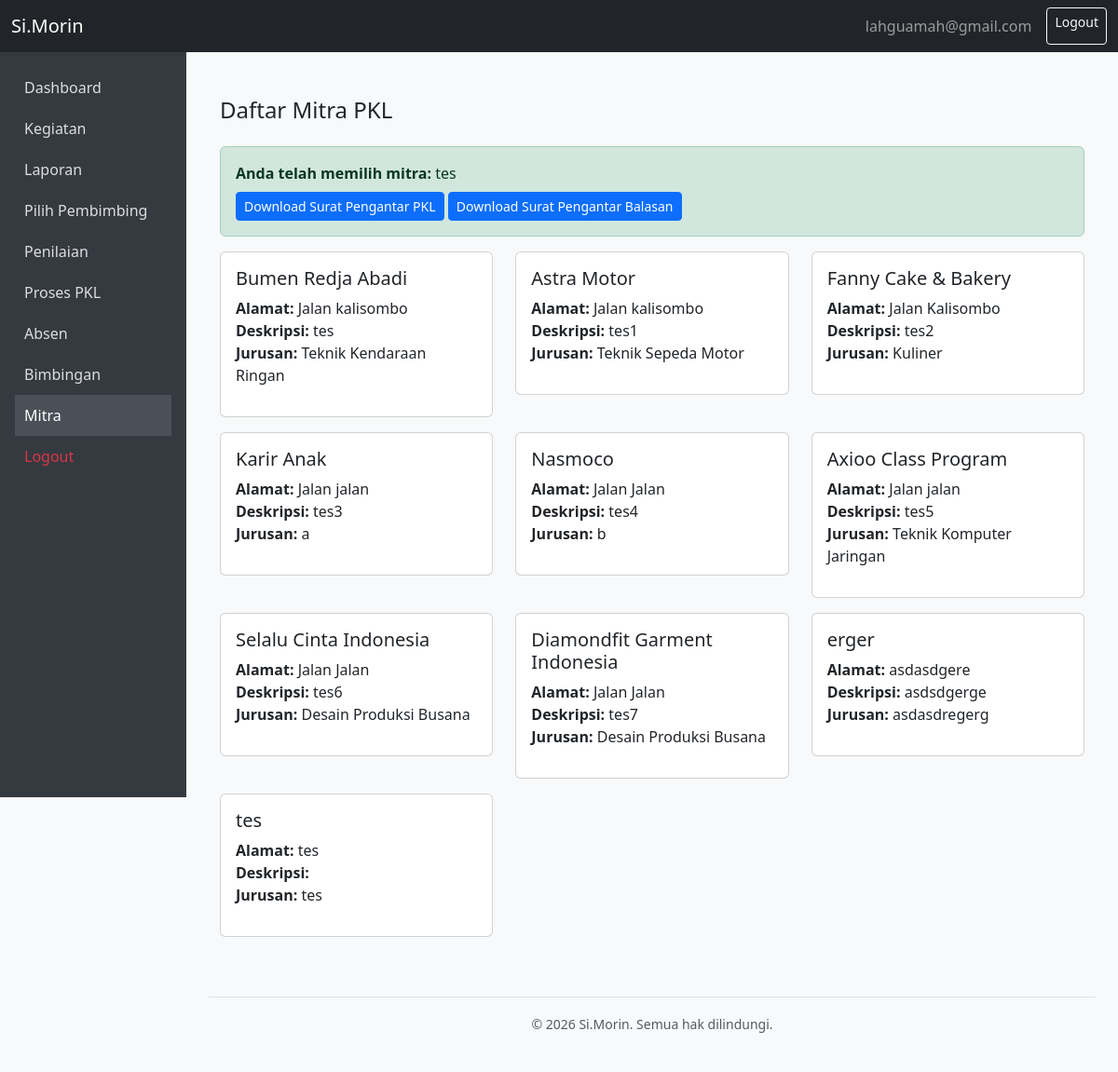
/siswa/App/Views/mitra.php (signed in), run on the app's committed database.
### tables this page shows
CREATE TABLE `mitra` (
  `id` int(11) NOT NULL,
  `nama_perusahaan` varchar(255) DEFAULT NULL,
  `alamat` text DEFAULT NULL,
  `deskripsi` text DEFAULT NULL,
  `jurusan` varchar(100) DEFAULT NULL
);

### siswa/App/Views/mitra.php (the view, shortened to what this page needs)
<?php
require_once '../../Config/database.php';
$id_siswa = $_SESSION['id_siswa'];
$cek = $conn->prepare("SELECT m.* FROM lamaran pm JOIN mitra m ON pm.id_mitra = m.id WHERE pm.id_siswa = ?");
$cek->bind_param("i", $id_siswa);
$cek->execute();
$mitra_terpilih = $cek->get_result()->fetch_assoc();
$mitra = $conn->query("SELECT * FROM mitra");
?>
<?php include 'template/header.php'; ?>
<?php include 'template/sidebar.php'; ?>
<div class="container my-4">
    <h4 class="mb-4">Daftar Mitra PKL</h4>
    <?php if ($mitra_terpilih): ?>
        <div class="alert alert-success">
            <strong>Anda telah memilih mitra:</strong> <?= htmlspecialchars($mitra_terpilih['nama_perusahaan']) ?><br>
            <a href="https://drive.google.com/file/d/1EFn0cM4QIxLNWa3gQKCK1QGmuv8YRSSJ/view?usp=sharing" class="btn btn-sm btn-primary mt-2">Download Surat Pengantar PKL</a>
            <a href="https://drive.google.com/file/d/1u6gAx0Vn4CUjGxhxArNm18RJfFzL4IqZ/view?usp=sharing" class="btn btn-sm btn-primary mt-2">Download Surat Pengantar Balasan</a>
        </div>
    <?php endif; ?>
    <div class="row">
        <?php while ($m = $mitra->fetch_assoc()): ?>
            <div class="col-md-4">
                <div class="card mb-3">
                    <div class="card-body">
                        <h5><?= htmlspecialchars($m['nama_perusahaan']) ?></h5>
                        <p><strong>Alamat:</strong> <?= htmlspecialchars($m['alamat']) ?><br>
                           <strong>Deskripsi:</strong> <?= htmlspecialchars($m['deskripsi']) ?><br>
                           <strong>Jurusan:</strong> <?= htmlspecialchars($m['jurusan']) ?></p>
                    </div>
                </div>
            </div>
        <?php endwhile; ?>
    </div>
</div>
<?php include 'template/footer.php'; ?>

### siswa/App/Views/template/header.php (style rules this page uses)
body { background-color: #f8f9fa; }

### data on the page
mitra: nama_perusahaan "tes", alamat "tes", jurusan "tes"
mitra: nama_perusahaan "Bumen Redja Abadi", alamat "Jalan kalisombo", deskripsi "tes", jurusan "Teknik Kendaraan Ringan"
mitra: nama_perusahaan "Astra Motor", alamat "Jalan kalisombo", deskripsi "tes1", jurusan "Teknik Sepeda Motor"
mitra: nama_perusahaan "Fanny Cake & Bakery", alamat "Jalan Kalisombo", deskripsi "tes2", jurusan "Kuliner"
mitra: nama_perusahaan "Karir Anak", alamat "Jalan jalan", deskripsi "tes3", jurusan "a"
mitra: nama_perusahaan "Nasmoco", alamat "Jalan Jalan", deskripsi "tes4", jurusan "b"
mitra: nama_perusahaan "Axioo Class Program", alamat "Jalan jalan", deskripsi "tes5", jurusan "Teknik Komputer Jaringan"
mitra: nama_perusahaan "Selalu Cinta Indonesia", alamat "Jalan Jalan", deskripsi "tes6", jurusan "Desain Produksi Busana"
mitra: nama_perusahaan "Diamondfit Garment Indonesia", alamat "Jalan Jalan", deskripsi "tes7", jurusan "Desain Produksi Busana"
mitra: nama_perusahaan "erger", alamat "asdasdgere", deskripsi "asdsdgerge", jurusan "asdasdregerg"

### other printed values
$_SESSION['siswa_email'] "lahguamah@gmail.com"
